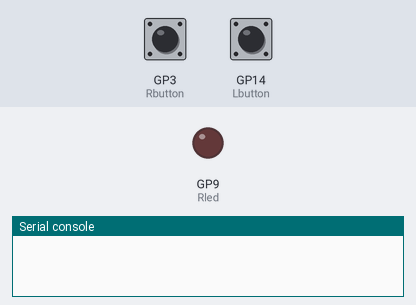
The program below on a simulated Raspberry Pi Pico running MicroPython. Parts: output pins drawn as LEDs (lit = HIGH), the last lines printed to the serial console. Inputs (shaded band) come from the test bench; at power-on: GP3 (Rbutton) HIGH, GP14 (Lbutton) HIGH.

Above: at 1.2 s.
1.3 s: GP3 (Rbutton) pulled LOW for 0.15 s
At 2.5 s:
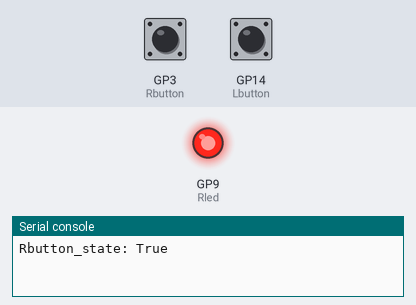
4.5 s: GP3 (Rbutton) pulled LOW for 1 s
At 4.9 s:
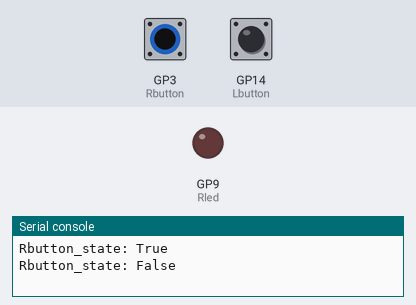
9.5 s: GP14 (Lbutton) pulled LOW for 3.2 s
At 9.9 s:
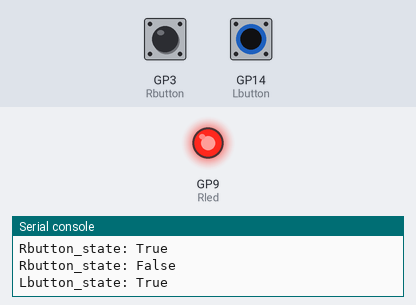
Timing chart, 0 to 12.5 s (numbered marks = the images above; inputs shaded):
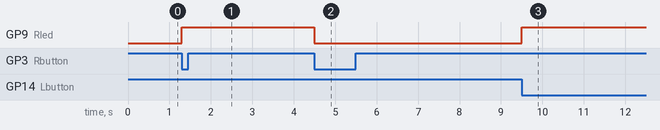

The program:

Button_handler.py
```python
from machine import Pin
import utime

# LED와 버튼 핀 초기화
Rled = Pin(9, Pin.OUT)
Rbutton = Pin(3, Pin.IN, Pin.PULL_UP)
Lbutton = Pin(14, Pin.IN, Pin.PULL_UP)

# 버튼 상태를 추적하는 변수 초기화
Rbutton_state = False
Lbutton_state = False

# 버튼이 눌렸을 때 호출될 핸들러 함수 정의
def Rbutton_handler(pin):
    global Rbutton_state
    # 버튼 상태 전환
    Rbutton_state = not Rbutton_state
    print("Rbutton_state:", end =' ')
    print(Rbutton_state)
    Rled.value(Rbutton_state)

def Lbutton_handler(pin):
    global Lbutton_state
    # 버튼 상태 전환
    Lbutton_state = not Lbutton_state
    print("Lbutton_state:", end =' ' )
    print(Lbutton_state)
    Rled.value(Lbutton_state)

# 버튼에 핸들러 등록
Rbutton.irq(trigger=Pin.IRQ_FALLING, handler=Rbutton_handler)
Lbutton.irq(trigger=Pin.IRQ_FALLING, handler=Lbutton_handler)

while True:
    utime.sleep(0.1)
```

Measured:
- after the input at 1.3 s, GP9 (Rled): LOW → HIGH at once
- after the input at 4.5 s, GP9 (Rled): HIGH → LOW at once
- after the input at 9.5 s, GP9 (Rled): LOW → HIGH at once
